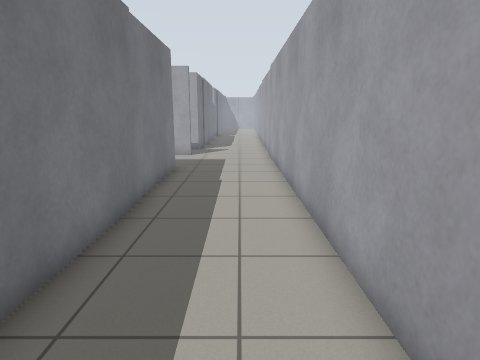
view 1 (above)

12 first-person views from a walk through a Gazebo world. The camera is 1.2 m above the floor, tilts 12° down and sees 75° across. Floor lines are 1 m apart. The floor is counted in squares, 0.5 m on a side. Each view is taken from the middle of a square. On the plan, view 1 faces up. The plan holds only what a view shows up to about 19 squares ahead; the rest is blank. The place goes on beyond the plan.

view 2
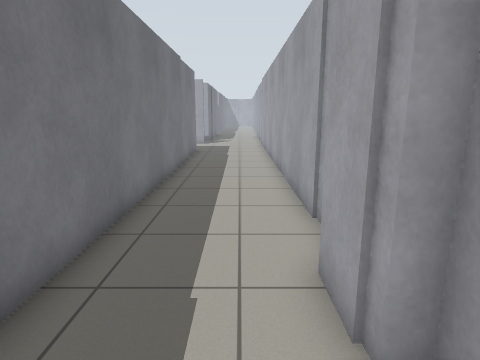

view 3
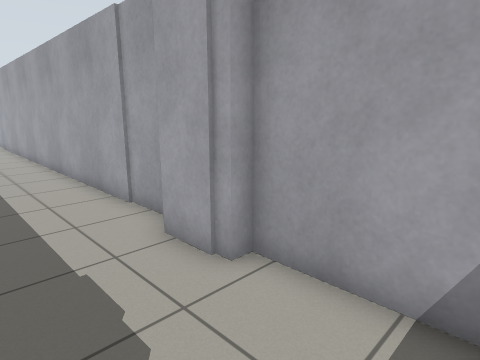

view 4
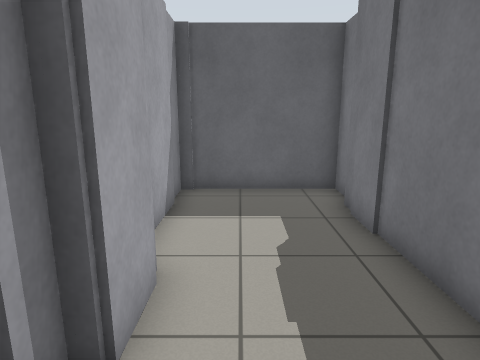

view 5
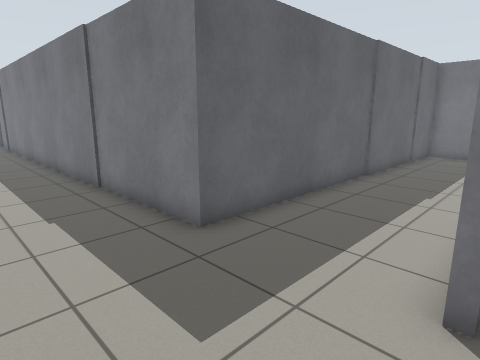

view 6
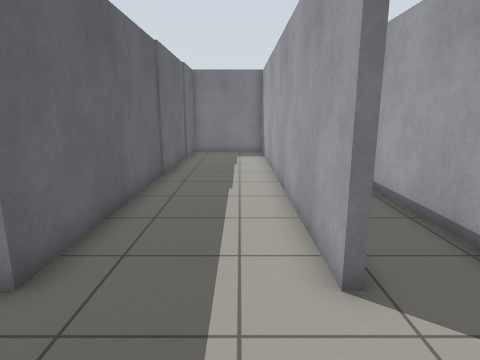

view 7
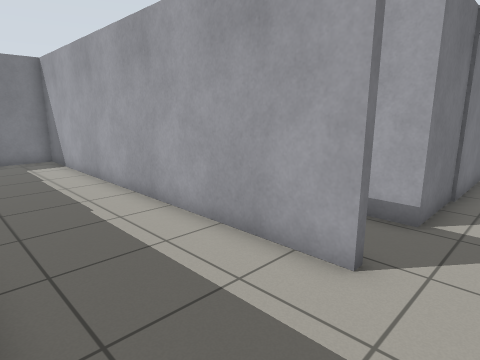

view 8
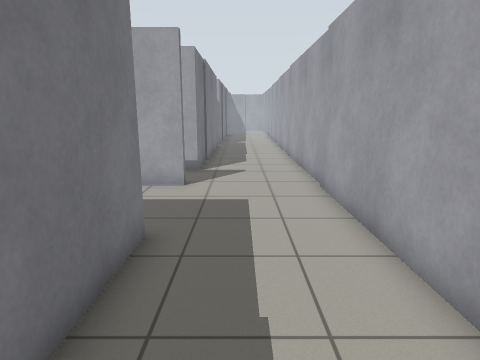

view 9
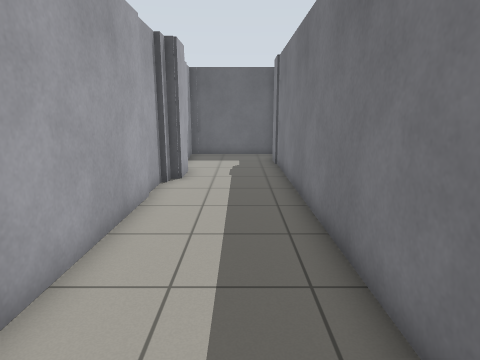

view 10
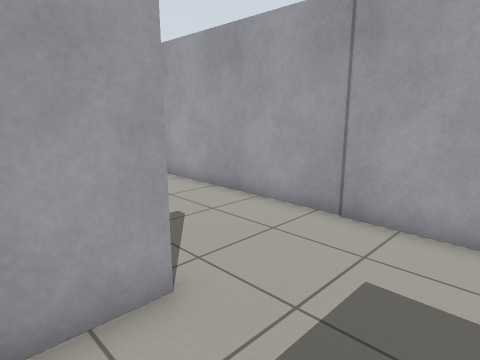

view 11
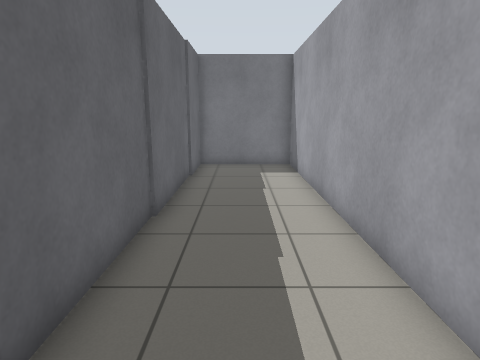

view 12
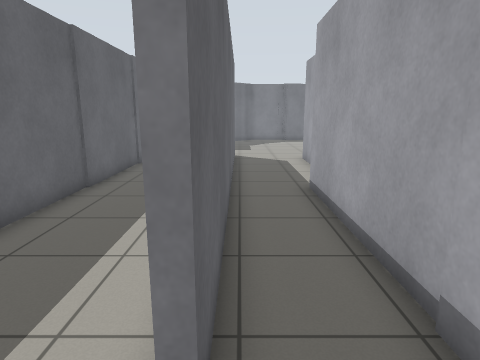

### Floor plan
Points are (right, up) in squares from view 1. A wall is a line through its corners. A room is listed if a view was taken in it or the views show most of it. See-through windows are left out.
Room 1 (views 1, 2, 3, 4, 6, 7, 8, 9, 10, 11)
walls: (-2.9, 18.4) (-18.9, 18.4) (-18.9, 14.1) (-16, 14.1); (-16.1, 13.9) (-2.8, 13.9) (-2.8, -8.1); (1.7, -8.4) (1.7, -4.5) (1.2, -4.5) (1.2, -2.5) (1.7, -2.5) (1.7, 17.5); (-3.1, -8.9) (-3.1, -9.9) (1.9, -9.9) (1.9, -8.8)
ways out: opening at (-0.5, 18.5) to room 2
Room 2 (views 5, 12)
walls: (-2.8, 23.5) (-2.8, 21.3) (-11.1, 21.3); (1.7, 17.5) (1.7, 23.5); (-11.4, 18.7) (-2.9, 18.7)
ways out: opening at (-0.5, 18.5) to room 1; opening at (-11, 20)

Where each view was taken, in squares from view 1:
view 1: 0 up, 0 right, facing up
view 2: 7 down, 0 right, facing up
view 3: 8 down, 2 left, facing up-right
view 4: 0 up, 0 right, facing down
view 5: 19 up, 1 right, facing down-left
view 6: 17 up, 1 right, facing left
view 7: 14 up, 1 left, facing up-left
view 8: 8 up, 1 left, facing up
view 9: 9 up, 1 left, facing down
view 10: 15 up, 5 left, facing up-right
view 11: 16 up, 4 left, facing left
view 12: 19 up, 1 left, facing left
